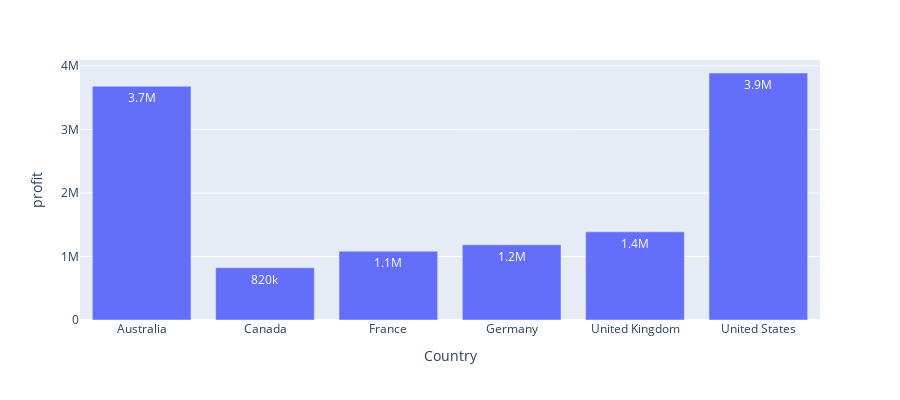

Notebook code for this chart:
### Markdown cell above
#### Profitability by country

### Code cell
country_sales = pd.DataFrame(df.groupby('Country').sum()[['SalesAmount', 'profit']])
country_sales.reset_index(inplace=True)

fig = px.bar(country_sales, x='Country', y='profit',text_auto='.2s',height=400)
fig.show()

### Figure 1 — Plotly figure (JSON) as saved in the notebook; plotly's stock layout.template omitted (floating-point values rounded to 4 significant figures)
{"data": [{"alignmentgroup": "True", "hovertemplate": "Country=%{x}<br>profit=%{y}<extra></extra>", "legendgroup": "", "marker": {"color": "#636efa", "pattern": {"shape": ""}}, "name": "", "offsetgroup": "", "orientation": "v", "showlegend": false, "textposition": "auto", "texttemplate": "%{y:.2s}", "type": "bar", "x": ["Australia", "Canada", "France", "Germany", "United Kingdom", "United States"], "xaxis": "x", "y": [3681000.0, 823800.0, 1084000.0, 1185000.0, 1388000.0, 3890000.0], "yaxis": "y"}], "layout": {"barmode": "relative", "height": 400, "legend": {"tracegroupgap": 0}, "margin": {"t": 60}, "xaxis": {"anchor": "y", "domain": [0, 1], "title": {"text": "Country"}}, "yaxis": {"anchor": "x", "domain": [0, 1], "title": {"text": "profit"}}}}
